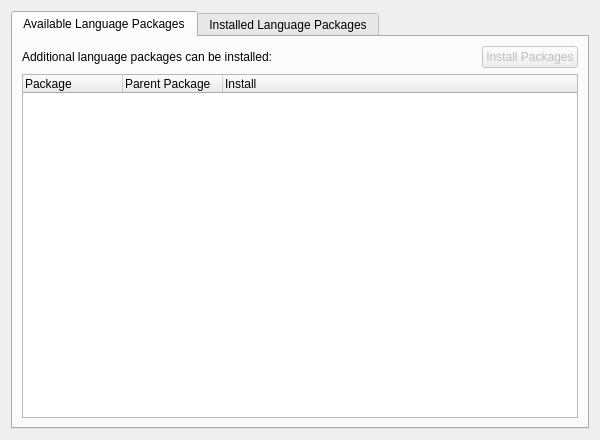
<?xml version="1.0" encoding="UTF-8"?>
<ui version="4.0">
 <class>PageLanguagePackages</class>
 <widget class="QWidget" name="PageLanguagePackages">
  <property name="geometry">
   <rect>
    <x>0</x>
    <y>0</y>
    <width>600</width>
    <height>440</height>
   </rect>
  </property>
  <property name="windowTitle">
   <string notr="true"/>
  </property>
  <layout class="QVBoxLayout" name="verticalLayout">
   <item>
    <widget class="QTabWidget" name="tabWidget">
     <property name="currentIndex">
      <number>0</number>
     </property>
     <widget class="QWidget" name="tabAvailable">
      <attribute name="title">
       <string>Available Language Packages</string>
      </attribute>
      <layout class="QVBoxLayout" name="verticalLayout_2">
       <item>
        <layout class="QHBoxLayout" name="horizontalLayout">
         <item>
          <widget class="QLabel" name="labelAvailableInfo">
           <property name="text">
            <string>Additional language packages can be installed:</string>
           </property>
          </widget>
         </item>
         <item>
          <spacer name="horizontalSpacer">
           <property name="orientation">
            <enum>Qt::Horizontal</enum>
           </property>
           <property name="sizeHint" stdset="0">
            <size>
             <width>40</width>
             <height>20</height>
            </size>
           </property>
          </spacer>
         </item>
         <item>
          <widget class="QPushButton" name="installPackagesButton">
           <property name="enabled">
            <bool>false</bool>
           </property>
           <property name="text">
            <string>Install Packages</string>
           </property>
          </widget>
         </item>
        </layout>
       </item>
       <item>
        <widget class="QTreeWidget" name="treeWidgetAvailable">
         <property name="iconSize">
          <size>
           <width>24</width>
           <height>24</height>
          </size>
         </property>
         <property name="rootIsDecorated">
          <bool>false</bool>
         </property>
         <property name="uniformRowHeights">
          <bool>true</bool>
         </property>
         <property name="itemsExpandable">
          <bool>false</bool>
         </property>
         <column>
          <property name="text">
           <string>Package</string>
          </property>
         </column>
         <column>
          <property name="text">
           <string>Parent Package</string>
          </property>
         </column>
         <column>
          <property name="text">
           <string>Install</string>
          </property>
         </column>
        </widget>
       </item>
      </layout>
     </widget>
     <widget class="QWidget" name="tabInstalled">
      <attribute name="title">
       <string>Installed Language Packages</string>
      </attribute>
      <layout class="QVBoxLayout" name="verticalLayout_3">
       <item>
        <widget class="QLabel" name="labelInstalledInfo">
         <property name="text">
          <string>Installed language packages:</string>
         </property>
        </widget>
       </item>
       <item>
        <widget class="QTreeWidget" name="treeWidgetInstalled">
         <property name="iconSize">
          <size>
           <width>24</width>
           <height>24</height>
          </size>
         </property>
         <property name="rootIsDecorated">
          <bool>false</bool>
         </property>
         <property name="uniformRowHeights">
          <bool>true</bool>
         </property>
         <property name="itemsExpandable">
          <bool>false</bool>
         </property>
         <column>
          <property name="text">
           <string>Package</string>
          </property>
         </column>
         <column>
          <property name="text">
           <string>Parent Package</string>
          </property>
         </column>
        </widget>
       </item>
      </layout>
     </widget>
    </widget>
   </item>
  </layout>
 </widget>
 <resources/>
 <connections/>
</ui>
